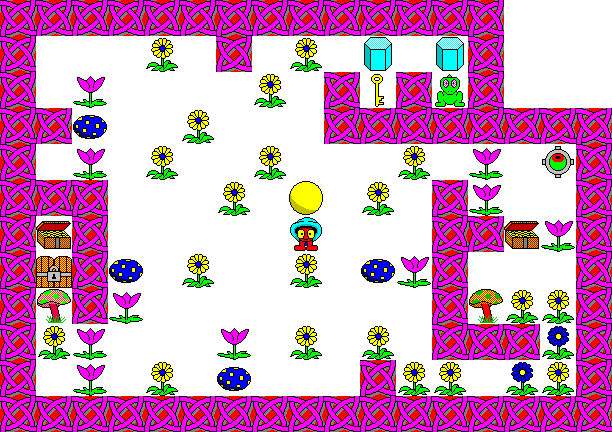

This is a level from a 2D game, rendered from its Tiled map with the project's own tilesets. A one-line summary and the map file follow, with tile-layer data summarised:
An orthogonal 17x12 tile map with 36x36 px tiles, 2 tile layers (ground, hazard).

<map version="1.0" orientation="orthogonal" width="17" height="12" tilewidth="36" tileheight="36">
 <tileset firstgid="1" name="tileset" tilewidth="36" tileheight="36">
  <image source="tileset.png" width="256" height="256" />
 </tileset>
 <layer name="ground" width="17" height="12">
  <data>[204 cells, 204 non-empty, 1 distinct tile ids]</data>
 </layer>
 <layer name="hazard" width="17" height="12">
  <data>[204 cells, 124 non-empty, 15 distinct tile ids]</data>
 </layer>
</map>
